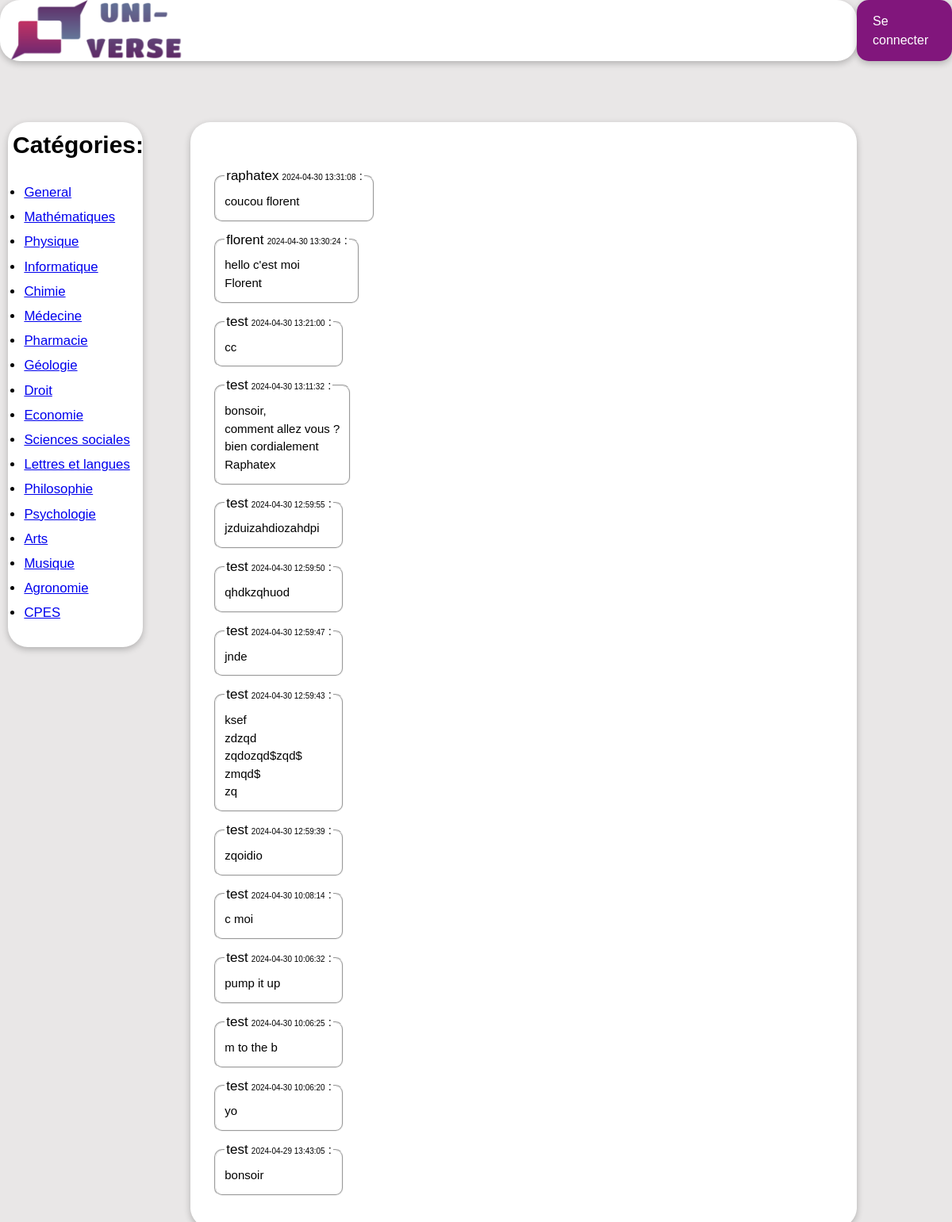
The page / on the database its author committed.
### tables this page shows
CREATE TABLE `messages` (
  `id` int(11) NOT NULL,
  `user` varchar(255) NOT NULL,
  `message` text NOT NULL,
  `category` varchar(255) NOT NULL,
  `date` datetime NOT NULL
);

### index.php (the view, shortened to what this page needs)
<?php
include 'bdd.php';
if(isset($_GET['categorie'])){
  $page = $_GET['categorie'];
}
else{
  $page = 'general';
}
$get_messages = $bdd->query("SELECT `user`,`message`,`date` FROM `messages` WHERE `category`='$page' ORDER BY `id` DESC");
?>
<!DOCTYPE html>
<link href="main.css" rel="stylesheet" media="all" />
<html lang="fr">
  <head>
  </head>
  <body>
    <div class="container">
      <div class="parent">
        <div class="haut">
          <div class="logo">
            <img class="image_logo" src="Logo_Uni-verse.png" alt="Uni'Verse" />
          </div>
        </div>
        <div class="messages">
          <div id="message">
            <?php
            while ($messages = $get_messages->fetch()) {
              ?>
              <fieldset class="users_messages">
              <legend><span class="username">
              <?php
              echo "$messages[0]</span>";
              ?>
              <span class="date">
              <?php
              echo "$messages[2]</span> :</legend>";
              echo "<pre>$messages[1]</pre>";
              ?>
              </fieldset>
              <?php
            }
            ?>
          </div>
        </div>
        <div class="gauche">
          <h2 class="titre_catégories">Catégories:</h2>
          <ul class="liste_catégories" style="font-size: 25px">
            <li class="element_liste_catégories">
              <a href="index.php">General</a>
            </li>
            <li class="element_liste_catégories">
              <a href="index.php?categorie=maths">Mathématiques</a>
            </li>
            <li class="element_liste_catégories">
              <a href="index.php?categorie=physique">Physique</a>
            </li>
            <li class="element_liste_catégories">
              <a href="index.php?categorie=general">Informatique</a>
            </li>
            <li class="element_liste_catégories">
              <a href="index.php?categorie=general">Chimie</a>
            </li>
            <li class="element_liste_catégories">
              <a href="index.php?categorie=general">Médecine</a>
            </li>
            <li class="element_liste_catégories">
              <a href="index.php?categorie=general">Pharmacie</a>
            </li>
            <li class="element_liste_catégories">
              <a href="index.php?categorie=general">Géologie</a>
            </li>
            <li class="element_liste_catégories">
              <a href="index.php?categorie=general">Droit</a>
            </li>
            <li class="element_liste_catégories">
              <a href="index.php?categorie=general">Economie</a>
            </li>
            <li class="element_liste_catégories">
              <a href="index.php?categorie=general">Sciences sociales</a>
            </li>
            <li class="element_liste_catégories">
              <a href="index.php?categorie=general">Lettres et langues</a>
            </li>
            <li class="element_liste_catégories">
              <a href="index.php?categorie=general">Philosophie</a>
            </li>
            <li class="element_liste_catégories">
              <a href="index.php?categorie=general">Psychologie</a>
            </li>
            <li class="element_liste_catégories">
              <a href="index.php?categorie=general">Arts</a>
            </li>
            <li class="element_liste_catégories">
              <a href="index.php?categorie=general">Musique</a>
            </li>
            <li class="element_liste_catégories">
              <a href="index.php?categorie=general">Agronomie</a>
            </li>
            <li class="element_liste_catégories">
              <a href="index.php?categorie=general">CPES</a>
            </li>
          </ul>
        </div>
        <?php
          if (isset($_SESSION['connecte'])){
            ?>
            <a href="profile.php" class="connection"><?php echo $_SESSION['username'];?></a>
            <?php
          }
          else{
            ?>
            <a href="login.php" class="connection">Se connecter</a>
            <?php
          }
        ?>
        <div class="espace-haut"></div>
      </div>
    </div>
  </body>
</html>

### main.css (style rules this page uses)
body { margin: 0; padding: 0; overflow: hidden; background-color: rgb(233, 231, 231); font-family: Arial, Helvetica, sans-serif; line-height: 1.5; }
.container { height: 100vh; overflow: auto; }
.parent { display: grid; grid-template-columns: 15% 5% 70% 10%; grid-template-rows: auto 1fr auto; }
.titre_catégories { margin:0.5vw; font-size: 2.5vw; }
.liste_catégories { padding-left: 1.7vw; }
.element_liste_catégories { padding-bottom:0.5vw ; font-size: 1.4vw; text-align: left; }
#message { background-color: white; border-radius: 20px; padding: 15px; margin-top: 15px; }
.users_messages { font-size: 15px; margin: 10px 0px; border-radius: 10px; color: rgb(0, 0, 0); width: fit-content; }
.date { font-size: 10px; }
.username { font-size: 17px; }
pre { margin: 3px 0px; font-family: Arial, Helvetica, sans-serif; }
.haut, .gauche, .messages { border-radius: 25px; background-color: white; box-shadow: rgba(0, 0, 0, 0.24) 0px 3px 8px; }
.haut { height: 5vh; grid-row: 1; grid-column: 1 / 4; display: grid; grid-template-columns: 50% 50%; grid-template-rows:5vh; }
.connection { display: flex; flex-direction: row; align-items: center; margin: auto; padding: 0px 20px; background: rgb(129, 22, 124); color: white; border-radius: 15px; box-shadow: rgba(0, 0, 0, 0.24) 0px 3px 8px; height: 5vh; width: fit-content; grid-row: 1; grid-column: 4; cursor: pointer; text-decoration: none; }
.image_logo { height: 100%; width: auto; }
.gauche { margin-left: 10px; grid-row: 3; grid-column: 1; height: fit-content; }
.messages { height: fit-content; grid-row: 3; grid-column: 3; padding: 15px; }
.espace-haut { display: block; height: 5vh; grid-row: 2; grid-column: 1/5; }

### rows shown on the page
messages: user "raphatex", date "2024-04-30 13:31:08", message "coucou florent"
messages: user "florent", date "2024-04-30 13:30:24", message "hello c'est moi Florent"
messages: user "test", date "2024-04-30 13:21:00", message "cc"
messages: user "test", date "2024-04-30 13:11:32", message "bonsoir, comment allez vous ? bien cordialement Raphatex"
messages: user "test", date "2024-04-30 12:59:55", message "jzduizahdiozahdpi"
messages: user "test", date "2024-04-30 12:59:50", message "qhdkzqhuod"
messages: user "test", date "2024-04-30 12:59:47", message "jnde"
messages: user "test", date "2024-04-30 12:59:43", message "ksef zdzqd zqdozqd$zqd$ zmqd$ zq"
messages: user "test", date "2024-04-30 12:59:39", message "zqoidio"
messages: user "test", date "2024-04-30 10:08:14", message "c moi"
messages: user "test", date "2024-04-30 10:06:32", message "pump it up"
messages: user "test", date "2024-04-30 10:06:25", message "m to the b"
messages: user "test", date "2024-04-30 10:06:20", message "yo"
messages: user "test", date "2024-04-29 13:43:05", message "bonsoir"
